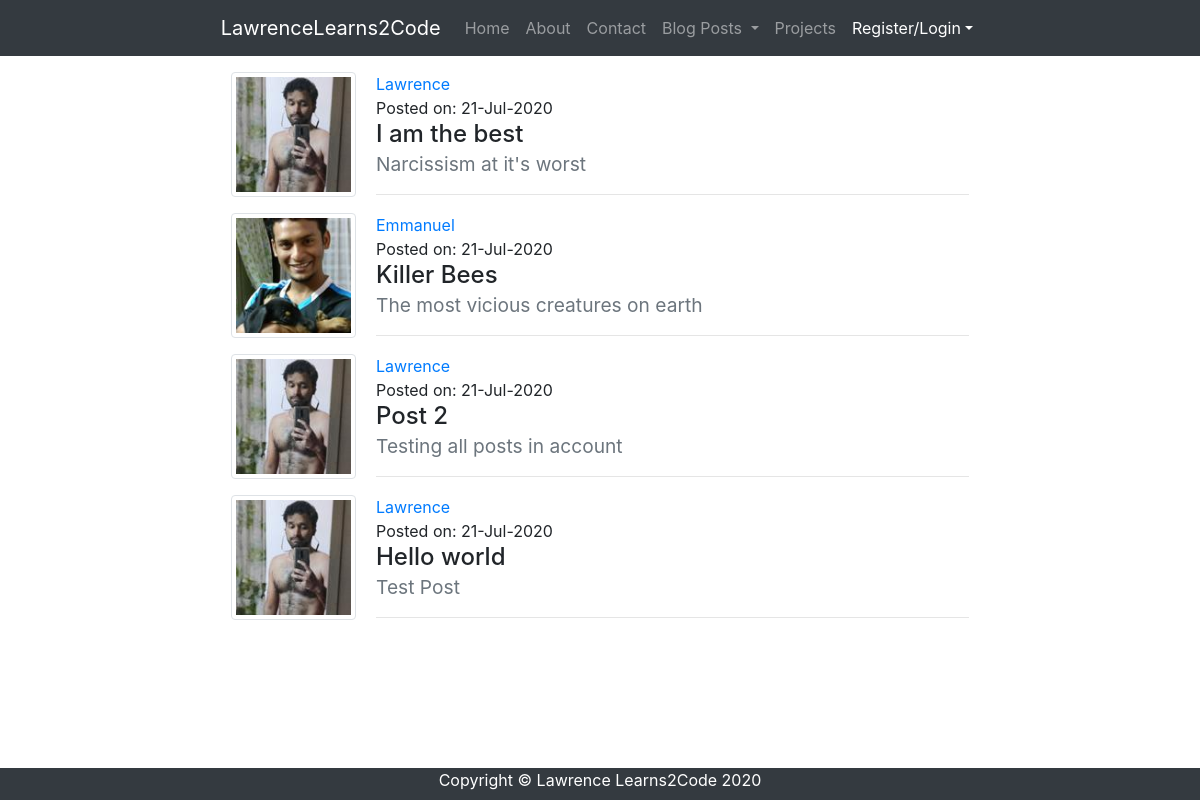
/blog/, run on an earlier commit of the app's database.
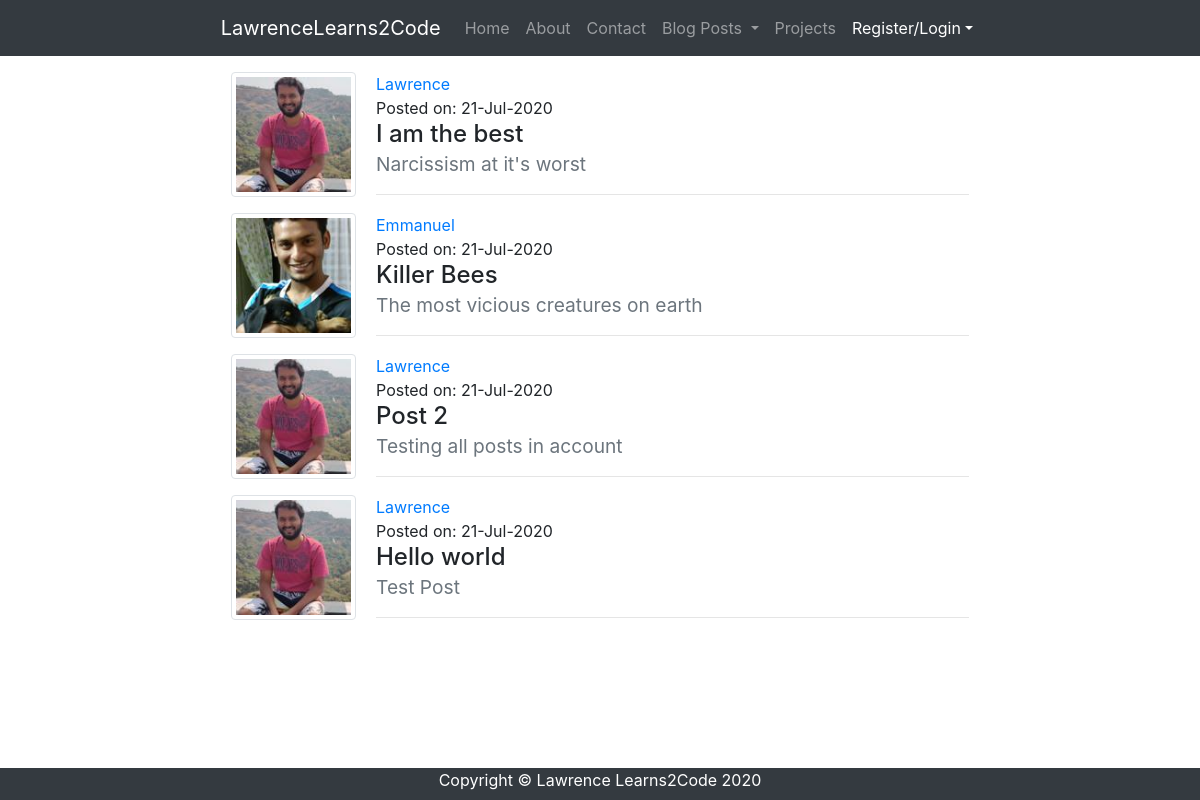
And on a later commit of the database.
### lawrencelearns2code/models.py (models this page shows, shortened)
class Post(db.Model):
    id = db.Column(db.Integer, primary_key=True)
    title = db.Column(db.String(100), nullable=False)
    date_posted = db.Column(db.DateTime, nullable=False, default=datetime.utcnow)
    subtitle = db.Column(db.String(150), nullable=False)
    content = db.Column(db.Text, nullable=False)
    user_id = db.Column(db.Integer, db.ForeignKey('user.id'), nullable=False)

class User(db.Model, UserMixin):
    id = db.Column(db.Integer, primary_key=True)
    username = db.Column(db.String(20), unique=True, nullable=False)
    email = db.Column(db.String(120), unique=True, nullable=False)
    image_file = db.Column(db.String(20), nullable=False, default='default.jpg')
    password = db.Column(db.String(60), nullable=False)
    posts = db.relationship('Post', backref='author', lazy=True)

### lawrencelearns2code/routes.py (the view)
@app.route('/blog/', methods=['GET'])
def blog():
    posts = Post.query.order_by(desc('date_posted')).all()
    return render_template('blog.html', posts=posts)

### lawrencelearns2code/templates/blog.html (shortened to what this page needs)
{% extends 'layout.html' %}
{% block content %}
    <div class="content-section m-3">
        {% for post in posts %}
            <div class="media">
                <img class="img-thumbnail account-img" src="{{ url_for('static', filename='images/profile-pictures/' + post.author.image_file) }}">
                <div class="media-body">
                    <div class="m-0">
                        <a href="{{url_for('account', user_id=post.user_id)}}" class="float-left">{{post.author.username}}</a>
                    </div>
                    <div class="m-0">
                        <p class="mb-0">Posted on: {{post.date_posted.strftime('%d-%b-%Y')}}</p>
                        <h4>{{post.title}}</br><small class="text-muted">{{post.subtitle}}</small></h4>
                        <hr>
                    </div>
                </div>
            </div>
        {% endfor %}
    </div>
{% endblock content %}

### lawrencelearns2code/templates/layout.html (shortened to what this page needs)
<!DOCTYPE html>
<html lang="en">
<head>
  <link href="{{ url_for('static', filename='vendor/bootstrap/css/bootstrap.min.css') }}" rel="stylesheet">
  <link href="{{ url_for('static', filename='vendor/font-awesome-4.7.0/css/font-awesome.min.css') }}" rel="stylesheet">
  <link href="{{ url_for('static', filename='css/blog-post.css') }}" rel="stylesheet">
</head>
<body class="d-flex flex-column min-vh-100">
  <nav class="navbar navbar-expand-lg navbar-dark bg-dark fixed-top p">
    <div class="container-fluid">
      <a class="navbar-brand" href="{{ url_for('home') }}">
        LawrenceLearns2Code
      </a>
      <div class="collapse navbar-collapse" id="navbarResponsive">
        <ul class="navbar-nav ml-auto">
          <li class="nav-item">
            <a class="nav-link" href="{{ url_for('home') }}">Home
            </a>
          </li>
          <li class="nav-item">
            <a class="nav-link" href="{{ url_for('about') }}">About</a>
          </li>
          <li class="nav-item">
            <a class="nav-link" href="{{ url_for('home') }}">Contact</a>
          </li>
          <li class="nav-item dropdown">
            <a class="nav-link dropdown-toggle" href="#" role="button" data-toggle="dropdown" aria-haspopup="true" aria-expanded="false">
              Blog Posts
            </a>
          </li>
          <li class="nav-item">
            <a class="nav-link" href="#">Projects</a>
          </li>
          <li class="nav-item active dropdown">
            {% if current_user.is_authenticated %}
              <a class="nav-link dropdown-toggle" href="#" role="button" data-toggle="dropdown" aria-haspopup="true" aria-expanded="false">{{current_user.username}}</a>
              <div class="dropdown-menu" aria-labelledby="navbarDropdown">
                <a class="dropdown-item" href="{{url_for('account', user_id=current_user.id)}}">Account</a>
                <a class="dropdown-item" href="{{url_for('logout')}}">Logout</a>
              </div>
            {% else %}
              <a class="nav-link dropdown-toggle" href="#" role="button" data-toggle="dropdown" aria-haspopup="true" aria-expanded="false">Register/Login</a>
            {% endif %}
          </li>
        </ul>
      </div>
    </div>
  </nav>
  <div class="container-fluid">
    <div class="row">
      <div class="col-lg-2">
      </div>
      <div class="col-lg-8">
        {% block content %}{% endblock content %}
      </div>
    </div>
  </div>
  <footer class="mt-auto bg-dark" style="height: 2rem;">
    <div class="container">
      <p class="m-0 text-center text-white">Copyright &copy; Lawrence Learns2Code 2020</p>
    </div>
  </footer>
</body>
</html>

### lawrencelearns2code/static/css/blog-post.css (style rules this page uses)
body { padding-top: 56px; }
.account-img { height: 125px; width: 125px; margin-right: 20px; margin-bottom: 16px; }

What changed in the data, as far as the page shows it:
changed through a linked row, Post "I am the best": image_file: a different picture
changed through a linked row, Post "Post 2": image_file: a different picture
changed through a linked row, Post "Hello world": image_file: a different picture
